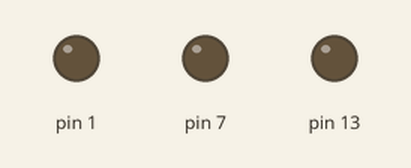
Recording of a sketch running on a simulated Arduino Uno, built with avr-gcc and run on an emulated ATmega328P. Parts: output pins drawn as LEDs (lit = HIGH).

Above: at 0.7 s.
At 2.2 s:
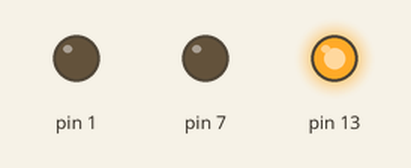
At 3.7 s:
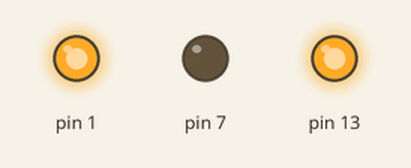
At 8.2 s:
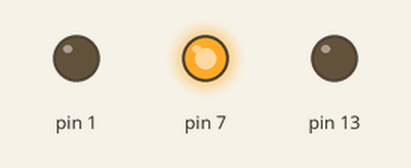
Timing chart, 0 to 9.8 s (numbered marks = the images above):
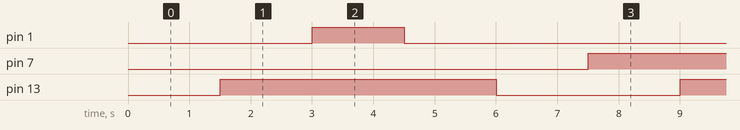

The sketch:

statue_of_lib.ino
```cpp
void setup() {
   pinMode(13, OUTPUT);
   pinMode(7, OUTPUT);
   pinMode(1, OUTPUT);


}


void loop() {


  digitalWrite(13, LOW);
  delay(1500);
  digitalWrite(13, HIGH);


  digitalWrite(1, LOW);
  delay(1500);
  digitalWrite(1, HIGH);

  digitalWrite(7, LOW);
  delay(1500);
  digitalWrite(7, HIGH);


  digitalWrite(7, LOW);
   digitalWrite(1, LOW);
  delay(1500);
  digitalWrite(7, HIGH);
   digitalWrite(1, LOW);


  digitalWrite(7, LOW);
   digitalWrite(13, LOW);
  delay(1500);
  digitalWrite(7, HIGH);
   digitalWrite(13, LOW);

}
```

Measured:
- by itself, pin 1: alternates HIGH for 1.5 s and LOW for 6.0 s
- by itself, pin 7: alternates HIGH for 3.0 s and LOW for 4.5 s
- by itself, pin 13: alternates HIGH for 4.5 s and LOW for 3.0 s
